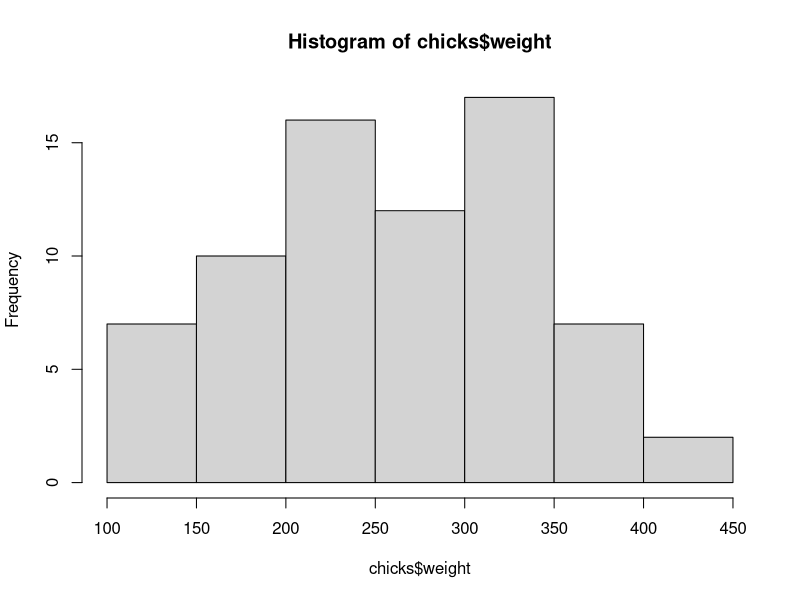
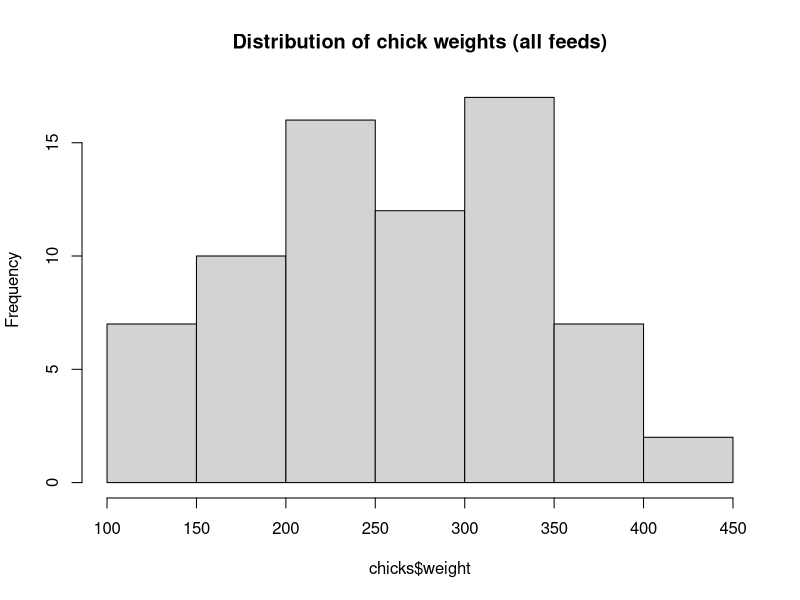
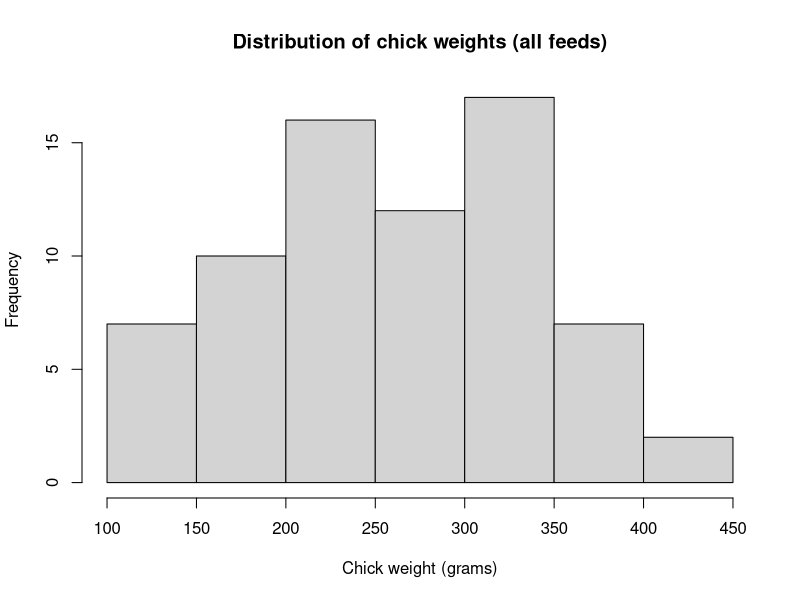
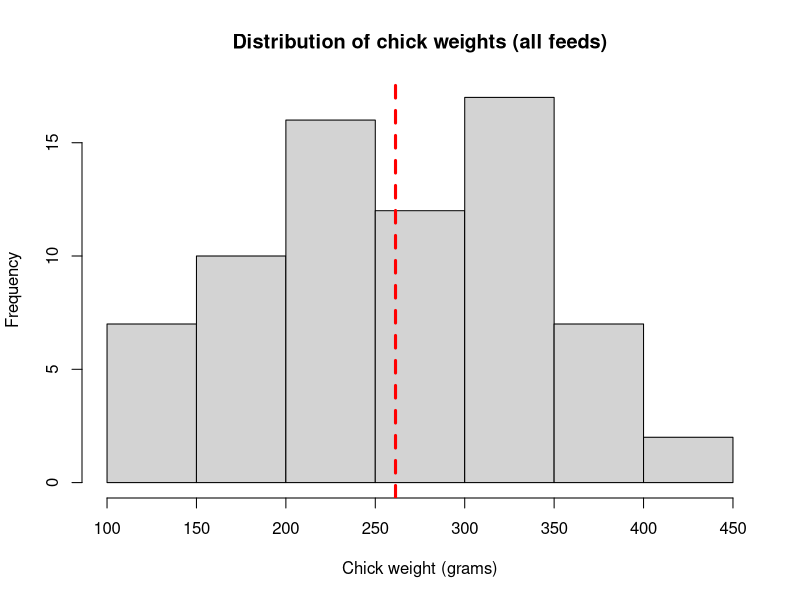
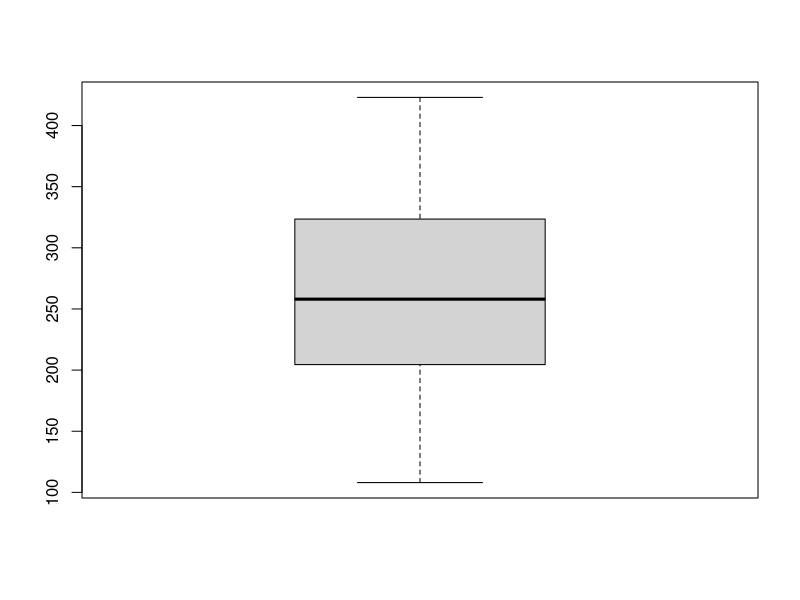
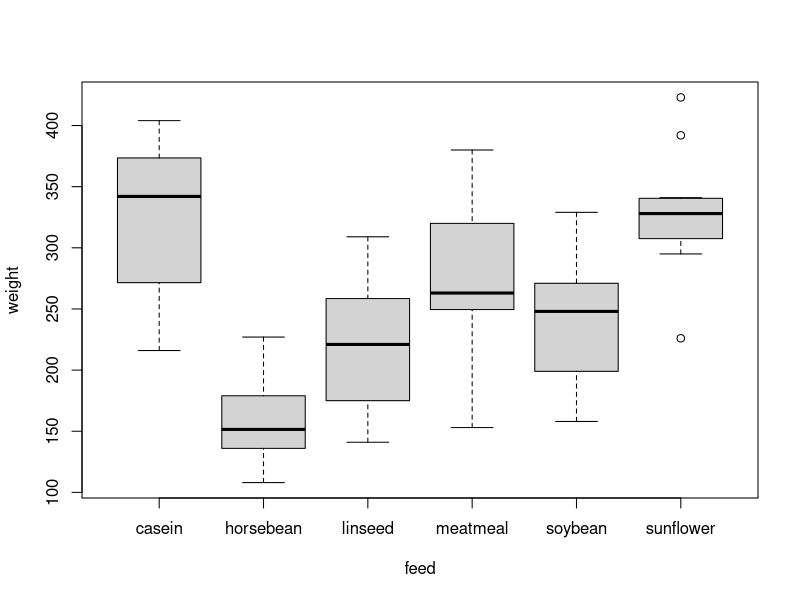

The R script that drew these images, in order:
## HEADER ####
## Who: <YOUR NAME>
## https://dsgarage.netlify.app/
## What: 2.1 Question, explore, analyze
## Last edited: <DATE TODAY in yyyy-mm-dd format)
####


## CONTENTS ####
# 2.1.1 Question formulation and hypothesis testing
# 2.1.2 Summarize: Weighing the Pig
# 2.1.3 Variables and graphing
# 2.1.4 "Analysis" versus "EDA"
# 2.1.5 Statistical Analysis Plan: the concept


# 2.1.2 Summarize: Weighing the Pig ####

# Try this:

# Download the 2.1-chickwts.xlsx file, read it into a data 
# object in R called "chicks", 
# and convert the "feed" variable to a factor if necessary.

# Load necessary libraries
library(openxlsx)

# Read file
# This should be YOUR file path...
setwd("D:/Dropbox/git/DSgarage/public/data") 
chicks <- read.xlsx("2.1-chickwts.xlsx")

# Convert feed to factor if needed
class(chicks$feed) # Character
chicks$feed <- factor(chicks$feed)
class(chicks$feed) # Factor

# Try this:

# Summarize the whole dataset
# summary() provides summary statistics for numeric variables and counts
summary(chicks)

# we might want to look at summary for different levels of feed
?summary
summary(object = chicks$weight[which(chicks$feed == "casein")])
summary(object = chicks$weight[which(chicks$feed == "horsebean")])
# etc. - this method is easy but inelegant?

# aggregate()
?aggregate

# mean
aggregate(x = chicks$weight, by = list(chicks$feed), FUN = mean)

# standard deviation
aggregate(x = chicks$weight, by = list(chicks$feed), FUN = sd)

# You can make your own function for the FUN argument
# stadard error of mean, SEM = standard deviation / square root of sample size
aggregate(x = chicks$weight, by = list(chicks$feed), 
          FUN = function(x){ sd(x)/sqrt(length(x)) })

# You can apply several functions and name them!
aggregate(x = chicks$weight, by = list(feed = chicks$feed), 
          FUN = function(x){ c(mean = mean(x), 
                               sd = sd(x),  
                               SEM = sd(x)/sqrt(length(x)))})

# 2.1.3 Variables and graphing ####

# The least you can do
help(hist)
hist(x = chicks$weight)

# Argument main
hist(x = chicks$weight,
     main = "Distribution of chick weights (all feeds)")

# x axis title
hist(x = chicks$weight,
     main = "Distribution of chick weights (all feeds)",
     xlab = "Chick weight (grams)")

# Add vertical line for mean weight
hist(x = chicks$weight,
     main = "Distribution of chick weights (all feeds)",
     xlab = "Chick weight (grams)")

help(abline)
abline(v = mean(chicks$weight), col = "red", lty = 2, lwd = 3)

# Try a boxplot
help(boxplot)
boxplot(x = chicks$weight)
# I have seen worse graphs, but I can't remember when.
# Fix. It.

# weight as a function of feed
boxplot(formula = weight ~ feed,
        data = chicks)
# This is probably a good representation of our hypothesis
# Fix the graph...

